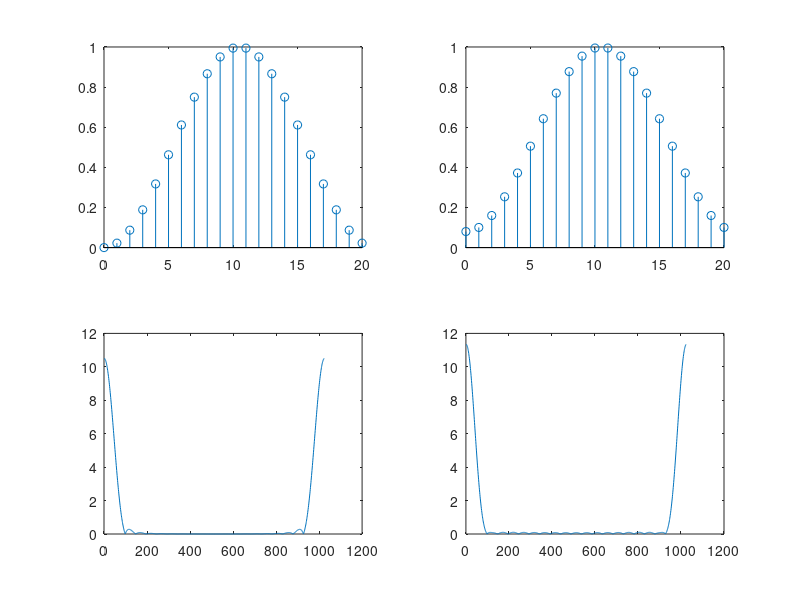
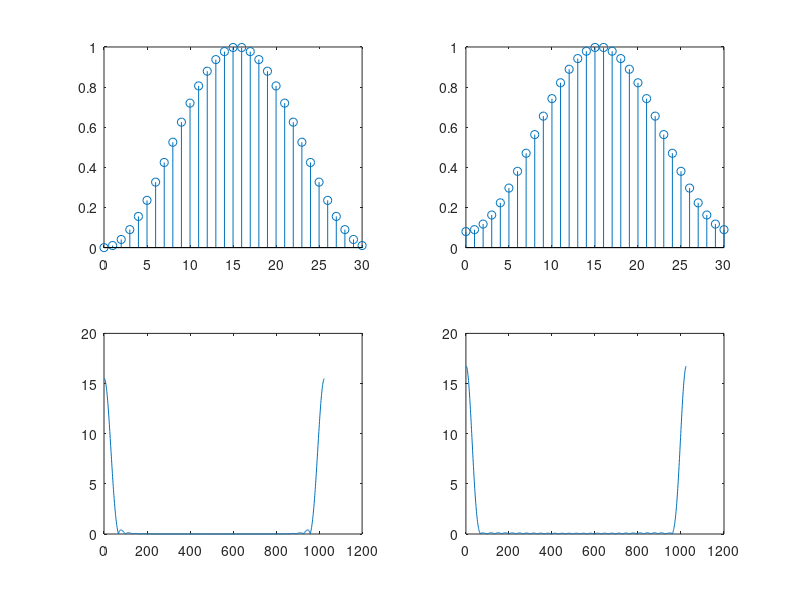

The MATLAB script that drew these images, in order:
%%lab13_16
format compact
close all;
clear;
clc;

%generate discrete time
L=21;
n1=0;
n2=L-1;
n=n1:n2;
N=2^10;

%generate hann
h1=0.5-0.5.*cos(2*pi.*n./L);

%generate hamm
h2=0.54-0.46.*cos(2*pi.*n./L);

%generate hann fft
H1=fft(h1,N);
AbsH1=abs(H1);

%generate hamm fft
H2=fft(h2,N);
AbsH2=abs(H2);

%display
figure();

subplot(2,2,1);
stem(n,h1);

subplot(2,2,2);
stem(n,h2);

subplot(2,2,3);
plot(1:N,AbsH1);

subplot(2,2,4);
plot(1:N,AbsH2);

%generate discrete time
L=31;
n1=0;
n2=L-1;
n=n1:n2;
N=2^10;

%generate hann
h1=0.5-0.5.*cos(2*pi.*n./L);

%generate hamm
h2=0.54-0.46.*cos(2*pi.*n./L);

%generate hann fft
H1=fft(h1,N);
AbsH1=abs(H1);

%generate hamm fft
H2=fft(h2,N);
AbsH2=abs(H2);

%display
figure();

subplot(2,2,1);
stem(n,h1);

subplot(2,2,2);
stem(n,h2);

subplot(2,2,3);
plot(1:N,AbsH1);

subplot(2,2,4);
plot(1:N,AbsH2);